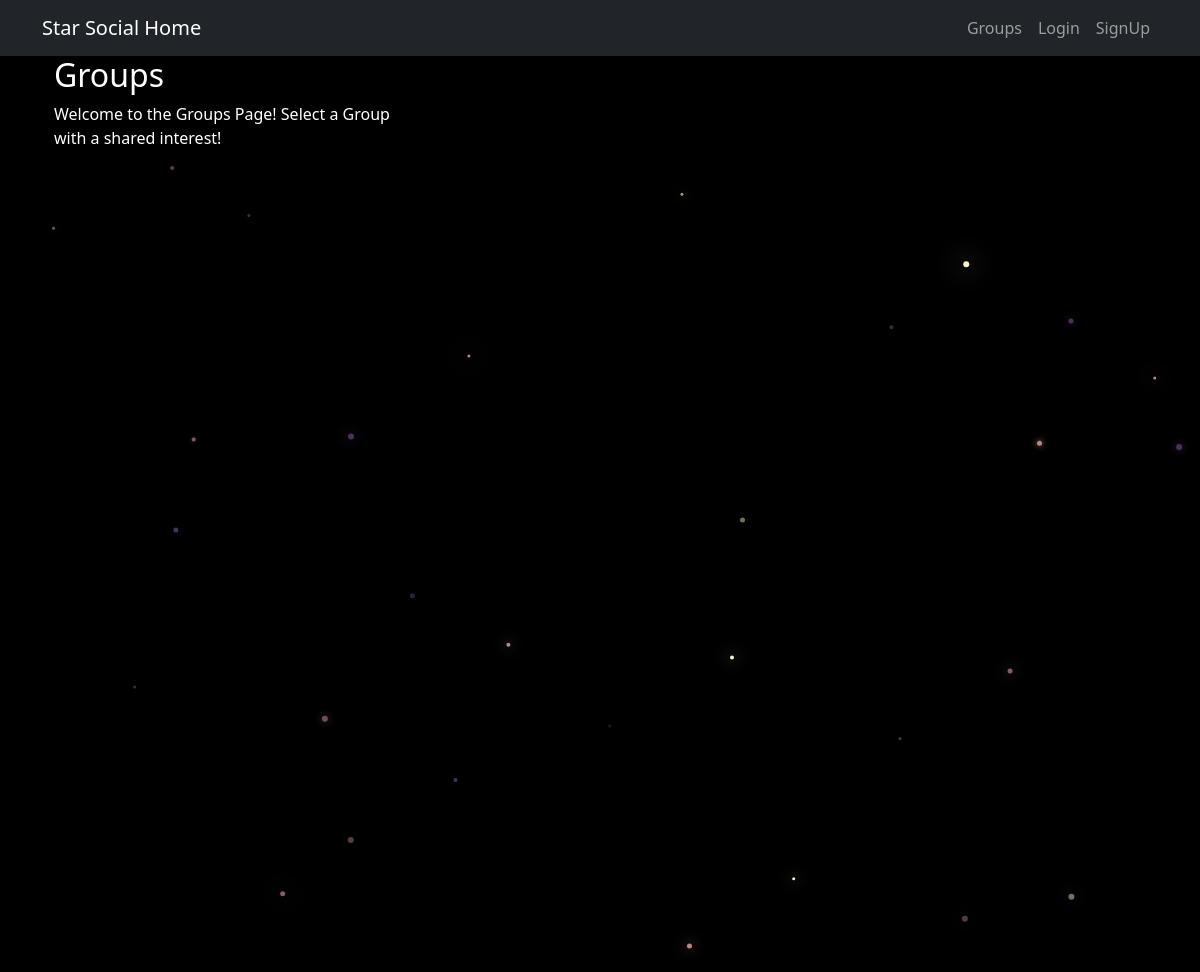
The page /groups/ on the database as committed earlier.
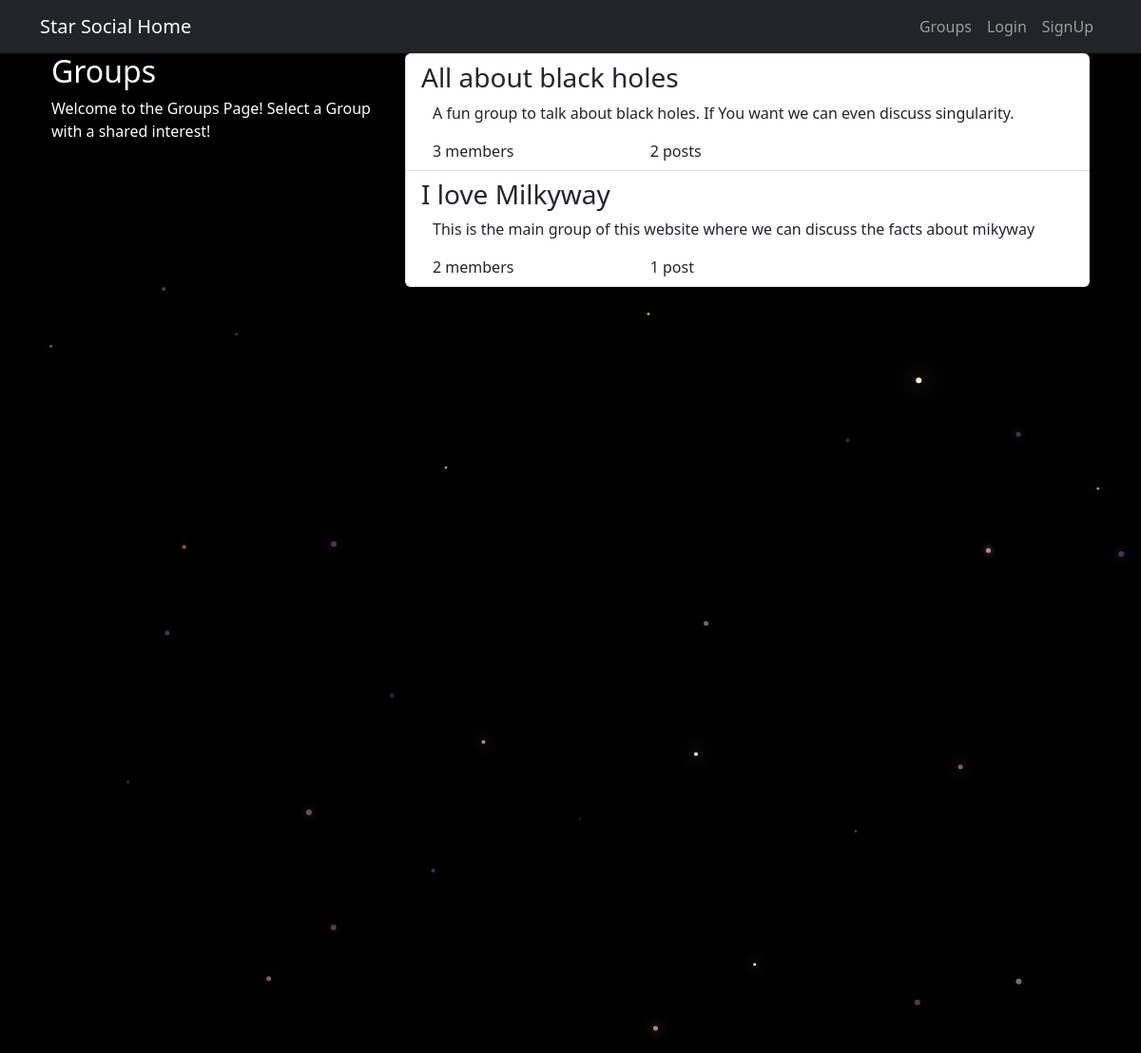
The same page on the database as committed later.
### groups/models.py (models this page shows, shortened)
class Group(models.Model):
    name = models.CharField(max_length=255, unique=True)
    slug = models.SlugField(allow_unicode=True, unique=True)
    description = models.TextField(blank=True, default='')
    description_html = models.TextField(editable=False, default='', blank=True)
    members = models.ManyToManyField(User,through="GroupMember")
    class Meta:
        ordering = ["name"]

### groups/views.py (the view)
# urls.py: path("", views.ListGroups.as_view(), name="all"),
class ListGroups(generic.ListView):
    model = Group

### groups/templates/groups/group_list.html (shortened to what this page needs)
{% extends "groups/group_base.html" %}
{% block pregroup %}
<div class="col-md-4">
	<div class="content">
			<h2>Groups</h2>
			<p>Welcome to the Groups Page! Select a Group with a shared interest!</p>
	</div>
</div>
{% endblock %}
{% block group_content %}
<div class="col-md-8">
	<div class="list-group">
		{% for group in object_list %}
		  <a class="list-group-item" href="{% url 'groups:single' slug=group.slug %}">
			     <h3 class="title list-group-item-heading">{{ group.name }}</h3>
			<div class="list-group-item-text container-fluid">
				{{ group.description_html|safe }}
				<div class="row">
					<div class="col-md-4">
						<span class="label">{{ group.members.count }}</span> member{{ group.members.count|pluralize }}
					</div>
					<div class="col-md-4">
						<span class="label">{{ group.posts.count }}</span> post{{ group.posts.count|pluralize }}
					</div>
				</div>
			</div>
		</a>
		{% endfor %}
	</div>
</div>
{% endblock %}

### groups/templates/groups/group_base.html (shortened to what this page needs)
{% extends "accounts/base.html" %}
{% block body %}
<div class="container">
  <div class="row">
    {% block pregroup %}{% endblock %}
    {% block group_content %}{% endblock %}
  </div>
</div>
{% endblock %}

### accounts/templates/accounts/base.html (shortened to what this page needs)
{% load static %}
<!DOCTYPE html>
<html lang="en">
<head>
    <link href="https://cdn.jsdelivr.net/npm/bootstrap@5.3.0/dist/css/bootstrap.min.css" rel="stylesheet">
    <link rel="stylesheet" href="{% static 'ilovespace/css/master.css' %}">
</head>
<body>
    <nav class="navbar navbar-expand-lg navbar-dark bg-dark">
        <div class="container">
          <a class="navbar-brand" href="{% url 'home' %}">Star Social Home</a>
          <ul class="navbar-nav ml-auto">
            {% if user.is_authenticated %}
            <li class="nav-item">
              <a class="nav-link" href="{% url 'posts:create' %}">Post</a>
            </li>
            <li class="nav-item">
              <a class="nav-link" href="{% url 'groups:all' %}">Groups</a>
            </li>
             <li class="nav-item">
              <a class="nav-link" href="{% url 'groups:create' %}">Create Group</a>
            </li>
            <li class="nav-item">
                <a class="nav-link" href="{% url 'logout' %}">Logout</a>
            </li>
            {% else %}
              <li class="nav-item">
                <a class="nav-link" href="{% url 'groups:all' %}">Groups</a>
              </li>
              <li class="nav-item">
                <a class="nav-link" href="{% url 'login' %}">Login</a>
              </li>
              <li class="nav-item">
                <a class="nav-link" href="{% url 'signup'%}">SignUp</a>
              </li>
            {% endif %}
          </ul>
        </div>
      </nav>
      <div class="container mycontent">
        {% block body %}
        {% endblock %}
      </div>
<canvas id="canvas"></canvas>
</body>
</html>

### static/ilovespace/css/master.css (style rules this page uses)
body { margin: 0; overflow: hidden; background-color: black; color:white; }

Rows that differ between the two databases and show on the page:
added Group: name "All about black holes", description_html "A fun group to talk about black holes. If You want we can even discuss singularity.", members.count "3", posts.count "2"
added Group: name "I love Milkyway", description_html "This is the main group of this website where we can discuss the facts about mikyway", members.count "2", posts.count "1"
